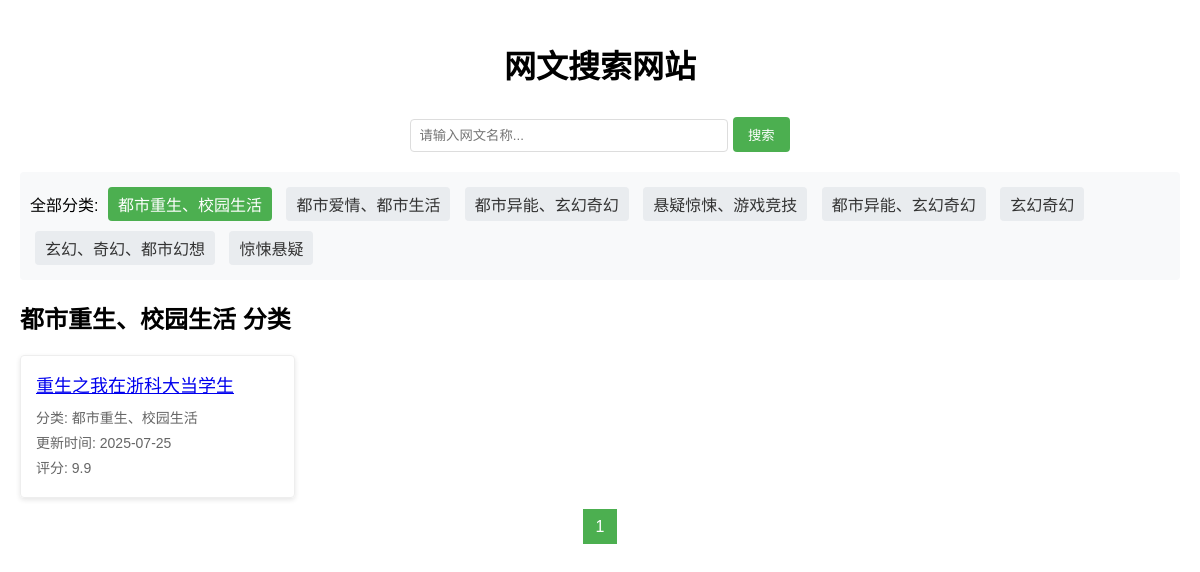
/category/都市重生、校园生活/, run on the app's committed database.
### movie_app/models.py (models this page shows, shortened)
class Movie(models.Model):
    title = models.CharField(max_length=200, verbose_name='网文名称')
    category = models.CharField(max_length=100, verbose_name='分类')
    link = models.URLField(verbose_name='下载链接')
    update_time = models.DateTimeField(auto_now=True, verbose_name='更新时间')
    description = models.TextField(blank=True, null=True, verbose_name='简介')
    score = models.FloatField(default=0, verbose_name='评分')
    image = models.ImageField(upload_to=image_upload_path, blank=True, verbose_name='封面图')
    class Meta:
        verbose_name = '网文'
        verbose_name_plural = '网文列表'
        ordering = ['-update_time']

### movie_app/views.py (the view)
# urls.py: path('category/<str:category>/', views.category, name='category'),
def category(request, category):
    movie_list = Movie.objects.filter(category=category).order_by('-update_time')
    paginator = Paginator(movie_list, 10)
    page = request.GET.get('page')
    try:
        movies = paginator.page(page)
    except PageNotAnInteger:
        movies = paginator.page(1)
    except EmptyPage:
        movies = paginator.page(paginator.num_pages)
    all_categories = Movie.objects.values_list('category', flat=True).distinct()
    context = {
        'movies': movies,
        'category': category,
        'categories': all_categories
    }
    return render(request, 'movie_app/category.html', context)

### templates/movie_app/category.html (shortened to what this page needs)
<!DOCTYPE html>
<html lang="zh-CN">
<head>
</head>
<body>
    <header>
        <h1>网文搜索网站</h1>
    </header>
    <div class="search-box">
        <form action="{% url 'search' %}" method="get">
            <input type="text" name="q" placeholder="请输入网文名称...">
            <button type="submit">搜索</button>
        </form>
    </div>
    <div class="category-nav">
        <span>全部分类:</span>
        {% for cat in categories %}
        <a href="{% url 'category' cat %}" {% if cat == category %}class="active"{% endif %}>{{ cat }}</a>
        {% endfor %}
    </div>
    <h2>{{ category }} 分类</h2>
    <div class="movie-list">
        {% for movie in movies %}
        <div class="movie-item">
            <div class="movie-title"><a href="{% url 'detail' movie.id %}">{{ movie.title }}</a></div>
            <div class="movie-info">分类: {{ movie.category }}</div>
            <div class="movie-info">更新时间: {{ movie.update_time|date:"Y-m-d" }}</div>
            <div class="movie-info">评分: {{ movie.score }}</div>
        </div>
        {% endfor %}
    </div>
    <div class="pagination">
        {% for num in movies.paginator.page_range %}
            {% if movies.number == num %}
                <a href="#" class="active">{{ num }}</a>
            {% elif num > movies.number|add:'-3' and num < movies.number|add:'3' %}
                <a href="?page={{ num }}">{{ num }}</a>
            {% endif %}
        {% endfor %}
    </div>
</body>
</html>

### templates/movie_app/category.html (style rules this page uses)
body { font-family: Arial, sans-serif; margin: 0; padding: 20px; max-width: 1200px; margin: 0 auto; }
header { text-align: center; margin-bottom: 30px; }
.search-box { margin-bottom: 20px; text-align: center; }
input[type="text"] { padding: 8px; width: 300px; border: 1px solid #ddd; border-radius: 4px; }
button { padding: 8px 15px; background-color: #4CAF50; color: white; border: none; border-radius: 4px; cursor: pointer; }
.category-nav { margin-bottom: 20px; padding: 10px; background-color: #f8f9fa; border-radius: 4px; }
.category-nav a { display: inline-block; margin: 5px; padding: 5px 10px; background-color: #e9ecef; text-decoration: none; color: #333; border-radius: 4px; }
.category-nav a.active { background-color: #4CAF50; color: white; }
.movie-list { display: grid; grid-template-columns: repeat(auto-fill, minmax(250px, 1fr)); gap: 20px; }
.movie-item { border: 1px solid #eee; padding: 15px; border-radius: 4px; box-shadow: 0 2px 5px rgba(0,0,0,0.1); }
.movie-title { font-size: 18px; margin-bottom: 10px; }
.movie-info { font-size: 14px; color: #666; margin-bottom: 5px; }
.pagination { margin-top: 20px; text-align: center; }
.pagination a { padding: 8px 12px; margin: 0 2px; border: 1px solid #ddd; text-decoration: none; color: #333; }
.pagination a.active { background-color: #4CAF50; color: white; border-color: #4CAF50; }

### data on the page
Movie: category "都市重生、校园生活", title "重生之我在浙科大当学生", update_time "2025-07-25", score "9.9"

### other printed values
{{ cat }} "都市重生、校园生活" "都市爱情、都市生活" "都市异能、玄幻奇幻" "悬疑惊悚、游戏竞技" "都市异能、玄幻奇幻" "玄幻奇幻" "玄幻、奇幻、都市幻想" "惊悚悬疑"
{{ num }} "1"
